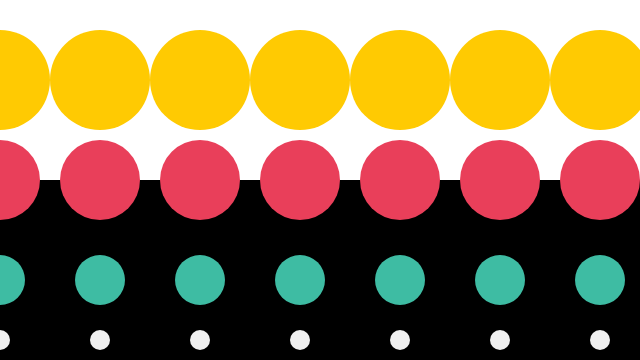
Frame 1 (no input)
Frame 60 (no input): identical to frame 1, image omitted
Frame 120 (the mouse pressed at the canvas centre since frame 60): identical to frame 1, image omitted

The p5.js sketch that drew this single still picture (run headless with seeded random() and noise() and a simulated clock; from frame 60 on, the mouse is pressed at the canvas centre):

// p5.js sketch
// ── sketch.js
// loop repeats something
for (let i = 100; i >= 1; i--) {
	console.log('i', i); 
}


/*
	Loop example
	3.26.2020
*/

function setup() {
	createCanvas(640, 360);
	noStroke()
}

function draw() {
	background('white');

	for (let x = 0; x <= width; x +=80) {

		fill('black');
		noStroke();
		rect(0, height/2, width, width/2)
	}


	for (let x = 0; x <= width; x +=100) {

		fill(255, 202, 2);
		ellipse(x, 80, 100);

		fill(233, 63, 90);
		ellipse(x, 180, 80);

		fill(62, 188, 163);
		ellipse(x, 280, 50);

		fill(240, 240, 240);
		ellipse(x, 340, 20);
	}

}
